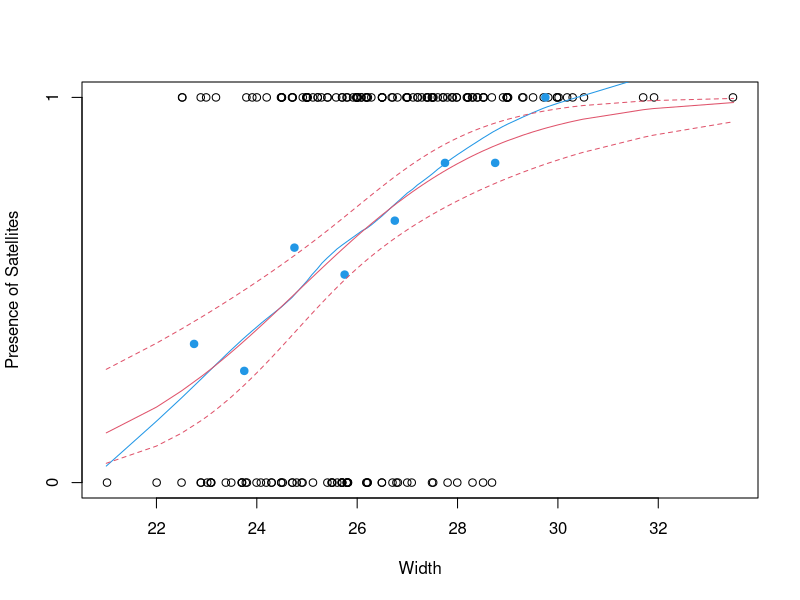

Source code (R):
# We want to draw Fig. 4.2 and Fig. 4.3 in the same graph
crab = read.table("crab.dat") # The 'crab.dat' file should be in the working directory
names(crab) = c("color","spine","width","satell","weight")
attach(crab)
y = as.numeric(satell > 0)
plot(jitter(width), y, yaxp=c(0,1,1), xlab="Width", ylab="Presence of Satellites")
lines(lowess(width, y), col=4)
width.center = seq(22.75, 29.75)
sample.prop = c(0.36, 0.29, 0.61, 0.54, 0.68, 0.83, 0.83, 1)
points(width.center, sample.prop, pch=19, col=4)
obj.glm = glm(y ~ width, family=binomial)
(EL50 = -coef(obj.glm)[1]/coef(obj.glm)[2]) # median effective level
pihat = predict(obj.glm, type="response")
ord = order(width)
lines(width[ord], pihat[ord], col=2)
# How to draw the 95% confidence band?
etahat = predict(obj.glm, type="link", se.fit=TRUE)
eta.upper = etahat$fit + 2*etahat$se.fit; eta.lower = etahat$fit - 2*etahat$se.fit
pi.upper = 1/(1 + exp(-eta.upper)); pi.lower = 1/(1 + exp(-eta.lower))
matlines(width[ord], cbind(pi.upper[ord], pi.lower[ord]), col=2, lty=2)